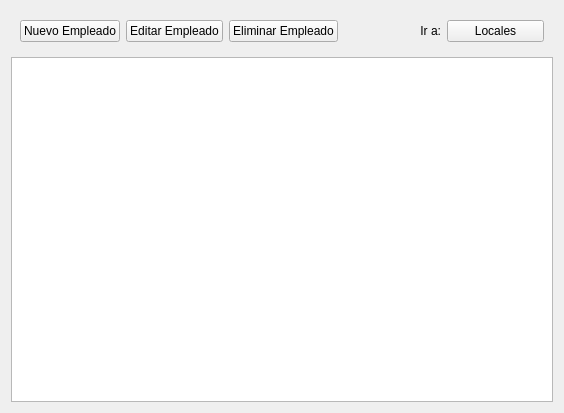
<?xml version="1.0" encoding="UTF-8"?>
<ui version="4.0">
 <class>Form</class>
 <widget class="QWidget" name="Form">
  <property name="geometry">
   <rect>
    <x>0</x>
    <y>0</y>
    <width>564</width>
    <height>413</height>
   </rect>
  </property>
  <property name="windowTitle">
   <string>Empleados</string>
  </property>
  <layout class="QVBoxLayout" name="verticalLayout">
   <item>
    <widget class="QWidget" name="widget" native="true">
     <layout class="QHBoxLayout" name="horizontalLayout">
      <item>
       <widget class="QPushButton" name="nuevoEmpleado">
        <property name="text">
         <string>Nuevo Empleado</string>
        </property>
       </widget>
      </item>
      <item>
       <widget class="QPushButton" name="editarEmpleado">
        <property name="text">
         <string>Editar Empleado</string>
        </property>
       </widget>
      </item>
      <item>
       <widget class="QPushButton" name="eliminarEmpleado">
        <property name="text">
         <string>Eliminar Empleado</string>
        </property>
       </widget>
      </item>
      <item>
       <widget class="QLabel" name="label">
        <property name="text">
         <string>Ir a:</string>
        </property>
        <property name="alignment">
         <set>Qt::AlignRight|Qt::AlignTrailing|Qt::AlignVCenter</set>
        </property>
       </widget>
      </item>
      <item>
       <widget class="QPushButton" name="irLocales">
        <property name="text">
         <string>Locales</string>
        </property>
       </widget>
      </item>
     </layout>
    </widget>
   </item>
   <item>
    <widget class="QTableView" name="grillaEmpleados">
     <property name="sortingEnabled">
      <bool>true</bool>
     </property>
    </widget>
   </item>
  </layout>
 </widget>
 <resources/>
 <connections/>
</ui>
